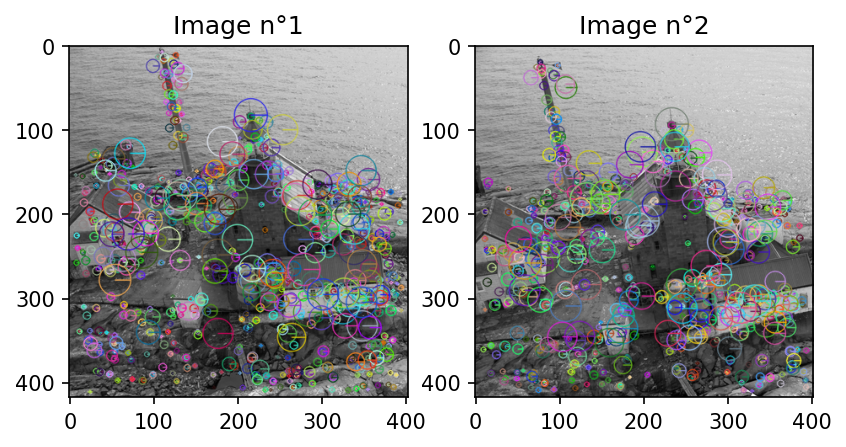
#> input picture results/method_features/KAZE/detected_keypoints.png, 846 x 447 px, given in place of torb_small1.png, which was not available
$ python Features_Detect.py orb
#> lines starting #> are read from the running program, lines starting #| are printed output that depends on the picture; long printed decimals are rounded; pictures that were not available may be replaced by others from this repository, and a replacement may not be noted
"""
python Features_Detect.py orb
python Features_Detect.py kaze
python Features_Detect.py orb -stats
python Features_Detect.py kaze -stats 100
"""


import argparse
import os

import numpy as np
import cv2

import matplotlib
matplotlib.use('Agg')
from matplotlib import pyplot as plt


def parse_args():
  parser = argparse.ArgumentParser(
      description="Détection des points d'intérêt avec ORB ou KAZE."
  )
  parser.add_argument("detector", choices=["orb", "kaze"], help="Détecteur à utiliser.")
  parser.add_argument(
      "-stats",
      nargs="?",
      const=50,
      type=int,
      default=None,
      metavar="N",
      help="Répéter N fois la détection et afficher moyenne, variance, écart-type (N=50 par défaut).",
  )
  args = parser.parse_args()
  if args.stats is not None and args.stats <= 0:
    parser.error("N doit être un entier strictement positif.")
  return args


args = parse_args()
detector = 1 if args.detector.lower() == "orb" else 2

#Lecture de la paire d'images
img1 = cv2.imread('Image_Pairs/Image_Pairs/torb_small1.png')
#> img1 is the input picture: shape (447, 846, 3); mean B, G, R 166.4, 166.1, 165.8
print("Dimension de l'image 1 :",img1.shape[0],"lignes x",img1.shape[1],"colonnes")
#| Dimension de l'image 1 : 447 lignes x 846 colonnes
print("Type de l'image 1 :",img1.dtype)
#| Type de l'image 1 : uint8
img2 = cv2.imread('Image_Pairs/Image_Pairs/torb_small2.png')
print("Dimension de l'image 2 :",img2.shape[0],"lignes x",img2.shape[1],"colonnes")
#| Dimension de l'image 2 : 447 lignes x 846 colonnes
print("Type de l'image 2 :",img2.dtype)
#| Type de l'image 2 : uint8

def detect_points_with_timing(img1, img2, detector):
#> called with detector = 1
  t1 = cv2.getTickCount()
  if detector == 1:
    kp1 = cv2.ORB_create(nfeatures = 250,#Par défaut : 500
                         scaleFactor = 2,#Par défaut : 1.2
                         nlevels = 3)#Par défaut : 8
    kp2 = cv2.ORB_create(nfeatures=250,
                         scaleFactor = 2,
                         nlevels = 3)
  else:
    kp1 = cv2.KAZE_create(upright = False,#Par défaut : false
                          threshold = 0.001,#Par défaut : 0.001
                          nOctaves = 4,#Par défaut : 4
                          nOctaveLayers = 4,#Par défaut : 4
                          diffusivity = 2)#Par défaut : 2
    kp2 = cv2.KAZE_create(upright = False,#Par défaut : false
                          threshold = 0.001,#Par défaut : 0.001
                          nOctaves = 4,#Par défaut : 4
                          nOctaveLayers = 4,#Par défaut : 4
                          diffusivity = 2)#Par défaut : 2

  gray1 = cv2.cvtColor(img1,cv2.COLOR_BGR2GRAY)
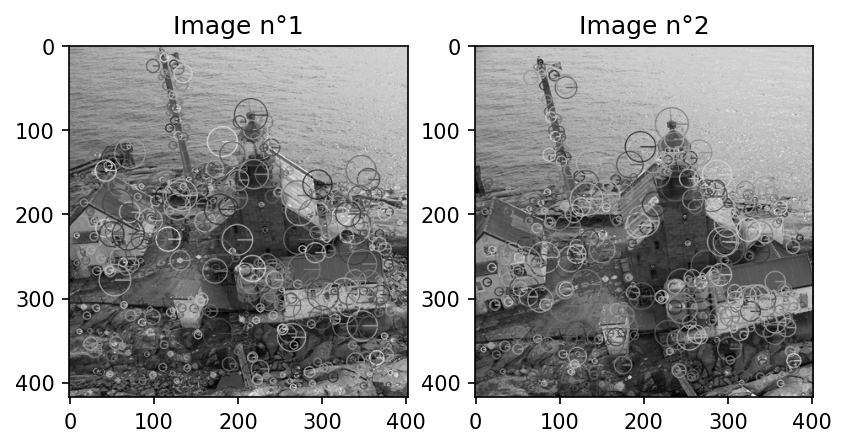
#> gray1: shape (447, 846); min 0, max 255, mean 166.1
  gray2 = cv2.cvtColor(img2,cv2.COLOR_BGR2GRAY)
  pts1 = kp1.detect(gray1,None)
#> pts1 = 251 keypoints; strongest (x, y, size): (428, 295, 31), (33, 126, 31), (439, 126, 31), (33, 210, 31)
  pts2 = kp2.detect(gray2,None)
#> pts2 has the same summary as pts1
  t2 = cv2.getTickCount()
  elapsed_time = (t2 - t1)/ cv2.getTickFrequency()
  return gray1, gray2, pts1, pts2, elapsed_time


print("Détecteur : ORB" if detector == 1 else "Détecteur : KAZE")
gray1, gray2, pts1, pts2, time = detect_points_with_timing(img1, img2, detector)
#> pts2 has the same summary as pts1 in detect_points_with_timing; time = 0.0426
print("Détection des points d'intérêt :",time,"s")
#| Détection des points d'intérêt : 0.04261 s

if args.stats is not None:
  times = [time]
  for _ in range(args.stats - 1):
    _, _, _, _, elapsed_time = detect_points_with_timing(img1, img2, detector)
    times.append(elapsed_time)
  times = np.asarray(times, dtype=np.float64)
  print(f"Statistiques sur {args.stats} exécutions :")
  print(f"  Moyenne : {times.mean():.6f} s")
  print(f"  Variance : {times.var():.6e} s^2")
  print(f"  Déviation standard : {times.std():.6f} s")

#Affichage des keypoints
img1 = cv2.drawKeypoints(gray1, pts1, None, flags=4)
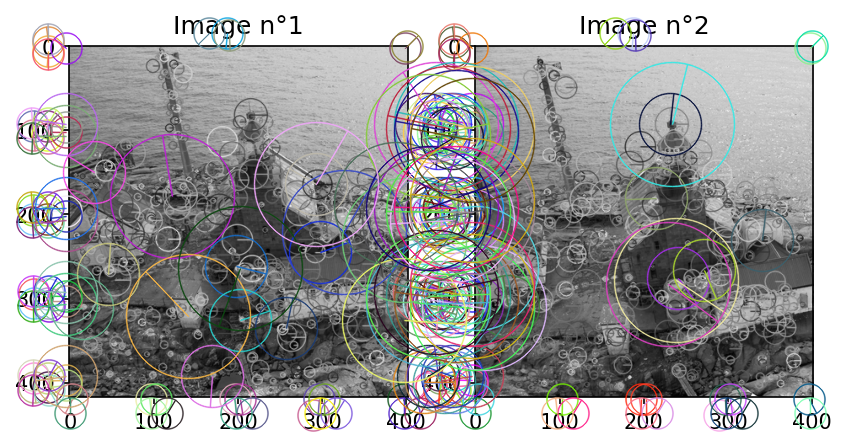
#> img1: shape (447, 846, 3); mean of channels 0, 1, 2 160.2, 159.5, 160.1; drawn as B, G, R
# flags définit le niveau d'information sur les points d'intérêt
# 0 : position seule ; 4 : position + échelle + direction
img2 = cv2.drawKeypoints(gray2, pts2, None, flags=4)
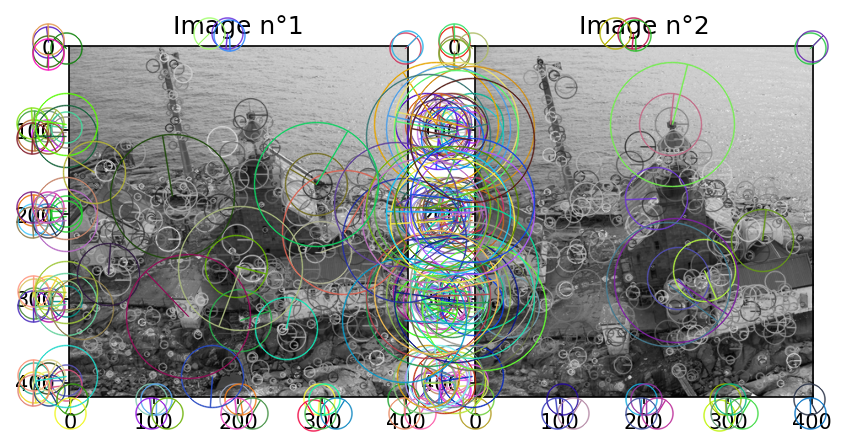
#> img2: shape (447, 846, 3); mean of channels 0, 1, 2 158.2, 160.4, 158.1; drawn as B, G, R

plt.subplot(121)
plt.imshow(img1)
plt.title('Image n°1')

plt.subplot(122)
plt.imshow(img2)
plt.title('Image n°2')

plt.show()
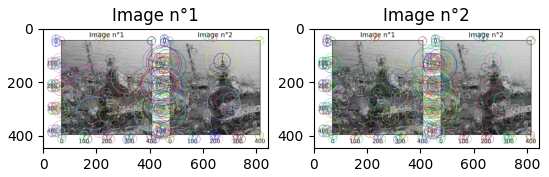
#> figure drawn by matplotlib, 2 panels
method_name = "ORB" if detector == 1 else "KAZE"
save_dir = os.path.join('results', 'method_features', method_name)
os.makedirs(save_dir, exist_ok=True)
save_path = os.path.join(save_dir, 'detected_keypoints.png')
plt.savefig(save_path, dpi=150, bbox_inches='tight')
print(f"Résultat sauvegardé dans {save_path}")
